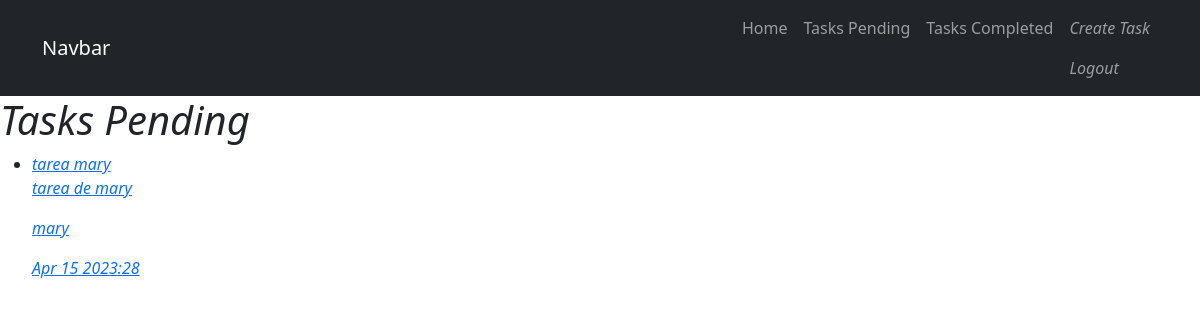
The page /tasks_completed/ (signed in) on the database its author committed.
### tasks/models.py (models this page shows, shortened)
class Task(models.Model):
    title = models.CharField(max_length=100) # titulo de 100 caracteres maxim0
    description = models.TextField(blank=True) # descripcion que puede estar vacio
    created = models.DateTimeField(auto_now_add=True) # fecha que se agrega automaticamente
    datecompleted = models.DateTimeField(null=True, blank=True) # fecha que se agrega manualmente y es opcional
    important = models.BooleanField(default=False) # campo boleando por defecto falso, no todas las tareas son importantes
    user = models.ForeignKey(User, on_delete=models.CASCADE) # relacion con tabla usuarios y eliminacion en cascada si el usuario es eliminado

### tasks/views.py (the view)
# urls.py: path('tasks_completed/', views.tasks_completed, name='tasks_completed'),
@login_required # este elemento exige que se haya iniciado secion para aceder a la vista
def tasks_completed(request): # vista tareas
    tasks = Task.objects.filter(user=request.user, datecompleted__isnull=False) # muetsra las tareas del usuario logeado y las tareas completadas
    return render(request, 'tasks.html', {'tasks':tasks})

### tasks/templates/tasks.html
{% extends 'base.html' %}
{% block content %}
    <h1>Tasks Pending</h1>
    <ul>
        {% for task in tasks %}
            <li>
                <a href="{% url 'task_detail' task.id %}">
                    {% if task.important %}
                    <strong>{{ task.title }}</strong>
                    {% else %}
                        {{ task.title }}
                    {% endif %}
                    <p>{{ task.description }}</p>
                    <p>{{ task.user.username }}</p>
                    <p>{{ task.datecompleted|date:'M j Y:i' }}</p>
                </a>
            </li>
        {% endfor %}
    </ul>
{% endblock %}

### rows shown on the page
Task: title "tarea mary", description "tarea de mary", user.username "mary", datecompleted "Apr 15 2023:28"
